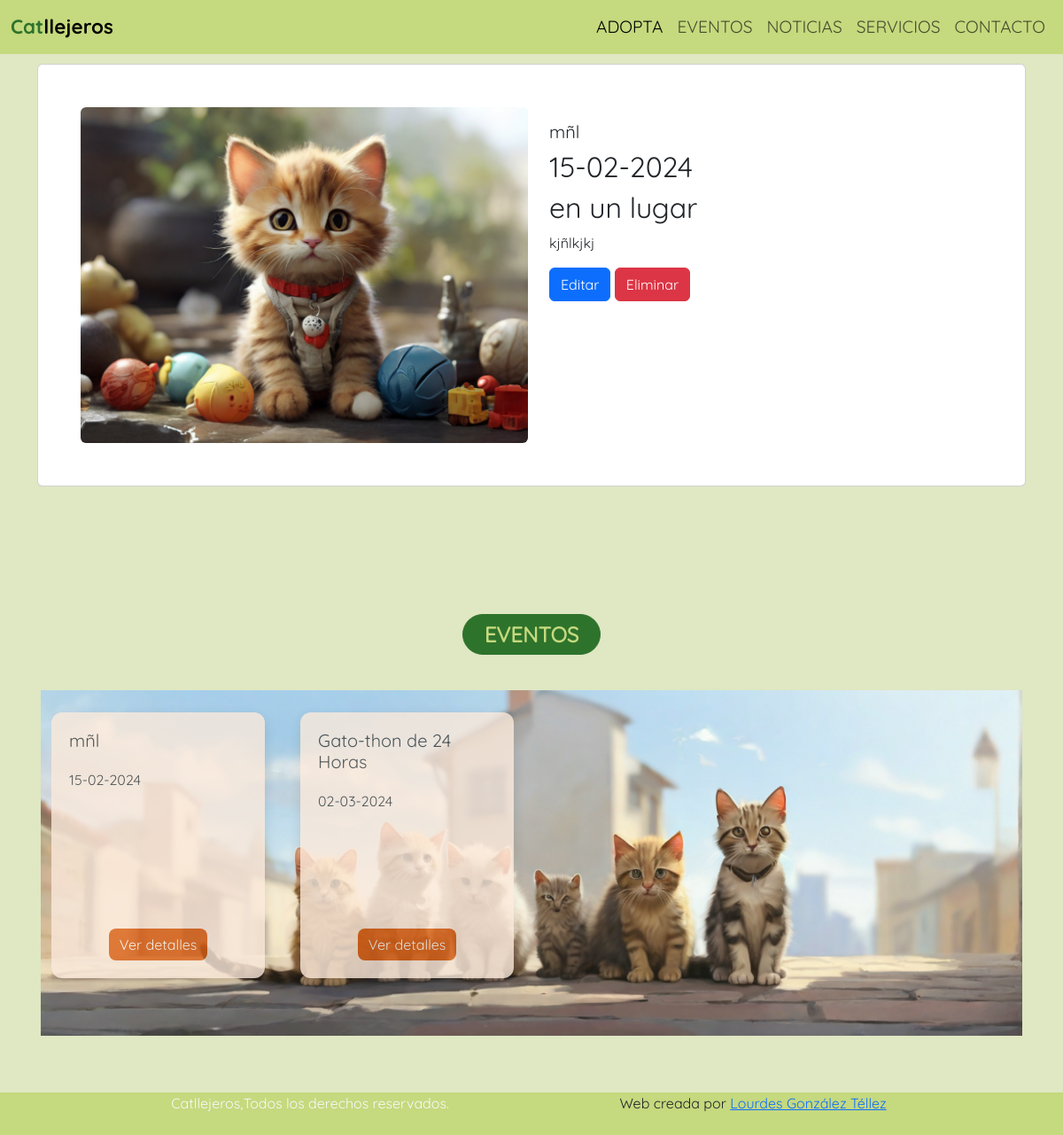
The page /event-details.php?id_oneEvent=12 on the database its author committed.
### tables this page shows
CREATE TABLE `events` (
  `eventId` int(11) NOT NULL,
  `eventName` varchar(100) NOT NULL,
  `eventDate` date NOT NULL,
  `eventAddress` varchar(300) NOT NULL,
  `eventDescription` varchar(1000) NOT NULL,
  `eventImage_path` varchar(100) NOT NULL DEFAULT 'images\\imgDefault\\eventCat.jpg'
);

### event-details.php (the view, shortened to what this page needs)
<?php
include "header.php";
?>
<?php
    $id_oneEvent = $_GET['id_oneEvent'];
    $sql = $connection->query("SELECT * FROM events WHERE eventId = '$id_oneEvent'");
            ?>
<main class="main-details">
    <div class="container-fluid p-4">
        <div class="container">
            <?php while($data = $sql->fetch_object()){ ?>
                <div class="card mb-3 p-5">
            <div class="row g-2">
                <div class="col-md-6">
                        <img src="<?= $data->eventImage_path ?>" class="img-fluid rounded" alt="...">
                    </div>
                    <div class="col-md-6">
                        <div class="card-body">
                            <h5 class="card-title"><?=$data->eventName?></h5>
                            <h2 class="card-title"><?= (new DateTime($data->eventDate))->format('d-m-Y') ?></h2>
                            <h2 class="card-title"><?=$data->eventAddress ?></h2>
                            <p class="card-text"><?=$data->eventDescription ?></p>
                            <button type="button" class="btn btn-primary" data-bs-toggle="modal"
                                data-bs-target="#editEvent">
                                Editar
                            </button>
                            <a onclick="return confirmaBorrar()"
                                href="controllers/events/delete-event.php?id_oneEvent=<?= $data->eventId ?>"
                                class="btn btn-danger">Eliminar</a>
                        </div>
                    </div>
                </div>
            </div>
            <?php
            }
         ?>
        </div>
    </div>
    <?php include "events-section.php"; ?>
</main>
<?php
include "footer.php"
?>

### events-section.php
<?php $sqlEvents=$connection->query("SELECT * FROM events ORDER BY eventId DESC"); ?>
<section id="events-section">
      <div class="container p-2 mt-4 mb-4">
          <div class="container p-2 mt-4 mb-4">
          <div class="text-center">
                      <small class="pill rounded-pill px-4 py-1">Eventos</small>
                  </div>
              <div class="container-fluid eventContainer py-6 my-6 mt-0 pb-4">
                  <ul class="events-cards">
                      <?php while ($dataEvents = $sqlEvents->fetch_object()) { ?>
                      <li class="eventCard">
                          <div>
                              <h3 class="card-title"><?=$dataEvents->eventName?></h3>
                              <div class="card-content">
                                  <p><?= (new DateTime($dataEvents->eventDate))->format('d-m-Y') ?></p>
                              </div>
                          </div>
                          <div class="card-link-wrapper">
                              <a href="event-details.php?id_oneEvent=<?= $dataEvents->eventId?>" class="card-link"
                                  name="btndetailsEvent" value="ok">Ver
                                  detalles</a>
                          </div>
                      </li>
                      <?php } ?>
                  </ul>
              </div>
          </div>
      </div>
  </section>

### styles/styles.css (style rules this page uses)
*, *::before, *::after { margin: 0; padding: 0; box-sizing: border-box; font-family: "Quicksand-Regular"; }
body { margin: 0; font-family: "Quicksand-Bold"; font-size: 1rem; font-weight: 400; line-height: 1.5; -webkit-text-size-adjust: 100%; -webkit-tap-highlight-color: rgba(0, 0, 0, 0) }
.pill { background-color: #2E732C; font-size: 1.5rem; font-weight: bold; text-transform: uppercase; border: solid 1px #2E732C; display: inline-block; margin: 40px 0px; color: #C5D97E; }
:root { --platinum: #e5e5e5; --white: #fff; --thumb: #edf2f4; }
h2 { font-size: 32px; margin-bottom: 1em; }
.eventContainer { background-image: url('../images/imgWeb/catsback2.jpg'); background-size: cover; background-position: center; opacity: 0.9; }
.events-cards { display: flex; padding: 25px 0px; list-style: none; overflow-x: scroll; -ms-scroll-snap-type: x mandatory; scroll-snap-type: x mandatory; }
.eventCard { display: flex; flex-direction: column; flex: 0 0 100%; padding: 20px; border-radius: 12px; box-shadow: 0 5px 15px rgba(0, 0, 0, 15%); scroll-snap-align: start; transition: all 0.2s; height: 300px; background-color: #feeade; opacity: 0.8; }
.eventCard:not(:last-child) { margin-right: 10px; }
.eventCard .card-title { font-size: 20px; }
.eventCard .card-content { margin: 20px 0; max-width: 85%; }
.eventCard { display: flex; flex-direction: column; justify-content: space-between; position: relative; }
.card-link-wrapper { display: flex; justify-content: center; align-items: center; margin-top: auto; }
.eventCard .card-link { display: inline-block; text-decoration: none; color: white; background: #D95204; padding: 6px 12px; border-radius: 8px; }
@media (min-width: 500px) { .eventCard { flex-basis: calc(50% - 10px); } }
@media (min-width: 500px) { .eventCard:not(:last-child) { margin-right: 20px; } }
@media (min-width: 700px) { .eventCard { flex-basis: calc(calc(100% / 3) - 20px); } }
@media (min-width: 700px) { .eventCard:not(:last-child) { margin-right: 30px; } }
@media (min-width: 1100px) { .eventCard { flex-basis: calc(25% - 30px); } }
@media (min-width: 1100px) { .eventCard:not(:last-child) { margin-right: 40px; } }
.main-details { min-height: 88vh; background-color: #dfe7c3; margin-top: 6vh; display: flex; flex-direction: column; }

### rows shown on the page
events: eventName "mñl", eventDate "15-02-2024", eventAddress "en un lugar", eventDescription "kjñlkjkj"
events: eventName "Gato-thon de 24 Horas", eventDate "02-03-2024"
